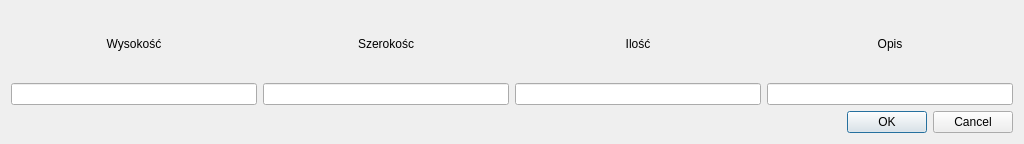
<?xml version="1.0" encoding="UTF-8"?>
<ui version="4.0">
 <class>DialogFront</class>
 <widget class="QDialog" name="DialogFront">
  <property name="windowModality">
   <enum>Qt::WindowModal</enum>
  </property>
  <property name="geometry">
   <rect>
    <x>0</x>
    <y>0</y>
    <width>1024</width>
    <height>144</height>
   </rect>
  </property>
  <property name="sizePolicy">
   <sizepolicy hsizetype="Minimum" vsizetype="Minimum">
    <horstretch>0</horstretch>
    <verstretch>0</verstretch>
   </sizepolicy>
  </property>
  <property name="minimumSize">
   <size>
    <width>1024</width>
    <height>144</height>
   </size>
  </property>
  <property name="windowTitle">
   <string>Dialog</string>
  </property>
  <property name="modal">
   <bool>true</bool>
  </property>
  <layout class="QVBoxLayout" name="verticalLayout">
   <item>
    <layout class="QGridLayout" name="gridLayout" rowstretch="0,1">
     <property name="sizeConstraint">
      <enum>QLayout::SetDefaultConstraint</enum>
     </property>
     <item row="0" column="2">
      <widget class="QLabel" name="label_3">
       <property name="sizePolicy">
        <sizepolicy hsizetype="Preferred" vsizetype="Minimum">
         <horstretch>0</horstretch>
         <verstretch>0</verstretch>
        </sizepolicy>
       </property>
       <property name="text">
        <string>Ilość</string>
       </property>
       <property name="alignment">
        <set>Qt::AlignCenter</set>
       </property>
      </widget>
     </item>
     <item row="1" column="1">
      <widget class="QLineEdit" name="lineEditWidth">
       <property name="alignment">
        <set>Qt::AlignCenter</set>
       </property>
      </widget>
     </item>
     <item row="1" column="0">
      <widget class="QLineEdit" name="lineEditHeight">
       <property name="alignment">
        <set>Qt::AlignCenter</set>
       </property>
      </widget>
     </item>
     <item row="0" column="0">
      <widget class="QLabel" name="label">
       <property name="sizePolicy">
        <sizepolicy hsizetype="Preferred" vsizetype="Minimum">
         <horstretch>0</horstretch>
         <verstretch>0</verstretch>
        </sizepolicy>
       </property>
       <property name="text">
        <string>Wysokość</string>
       </property>
       <property name="alignment">
        <set>Qt::AlignCenter</set>
       </property>
      </widget>
     </item>
     <item row="1" column="2">
      <widget class="QLineEdit" name="lineEditCount">
       <property name="alignment">
        <set>Qt::AlignCenter</set>
       </property>
      </widget>
     </item>
     <item row="0" column="1">
      <widget class="QLabel" name="label_2">
       <property name="sizePolicy">
        <sizepolicy hsizetype="Preferred" vsizetype="Minimum">
         <horstretch>0</horstretch>
         <verstretch>0</verstretch>
        </sizepolicy>
       </property>
       <property name="text">
        <string>Szerokośc</string>
       </property>
       <property name="alignment">
        <set>Qt::AlignCenter</set>
       </property>
      </widget>
     </item>
     <item row="1" column="3">
      <widget class="QLineEdit" name="lineEditDesc">
       <property name="alignment">
        <set>Qt::AlignCenter</set>
       </property>
      </widget>
     </item>
     <item row="0" column="3">
      <widget class="QLabel" name="label_4">
       <property name="sizePolicy">
        <sizepolicy hsizetype="Preferred" vsizetype="Minimum">
         <horstretch>0</horstretch>
         <verstretch>0</verstretch>
        </sizepolicy>
       </property>
       <property name="text">
        <string>Opis</string>
       </property>
       <property name="alignment">
        <set>Qt::AlignCenter</set>
       </property>
      </widget>
     </item>
    </layout>
   </item>
   <item>
    <widget class="QDialogButtonBox" name="buttonBox">
     <property name="orientation">
      <enum>Qt::Horizontal</enum>
     </property>
     <property name="standardButtons">
      <set>QDialogButtonBox::Cancel|QDialogButtonBox::Ok</set>
     </property>
    </widget>
   </item>
  </layout>
 </widget>
 <tabstops>
  <tabstop>lineEditHeight</tabstop>
  <tabstop>lineEditWidth</tabstop>
  <tabstop>lineEditCount</tabstop>
  <tabstop>lineEditDesc</tabstop>
 </tabstops>
 <resources/>
 <connections>
  <connection>
   <sender>buttonBox</sender>
   <signal>accepted()</signal>
   <receiver>DialogFront</receiver>
   <slot>accept()</slot>
   <hints>
    <hint type="sourcelabel">
     <x>248</x>
     <y>254</y>
    </hint>
    <hint type="destinationlabel">
     <x>157</x>
     <y>274</y>
    </hint>
   </hints>
  </connection>
  <connection>
   <sender>buttonBox</sender>
   <signal>rejected()</signal>
   <receiver>DialogFront</receiver>
   <slot>reject()</slot>
   <hints>
    <hint type="sourcelabel">
     <x>316</x>
     <y>260</y>
    </hint>
    <hint type="destinationlabel">
     <x>286</x>
     <y>274</y>
    </hint>
   </hints>
  </connection>
 </connections>
</ui>
